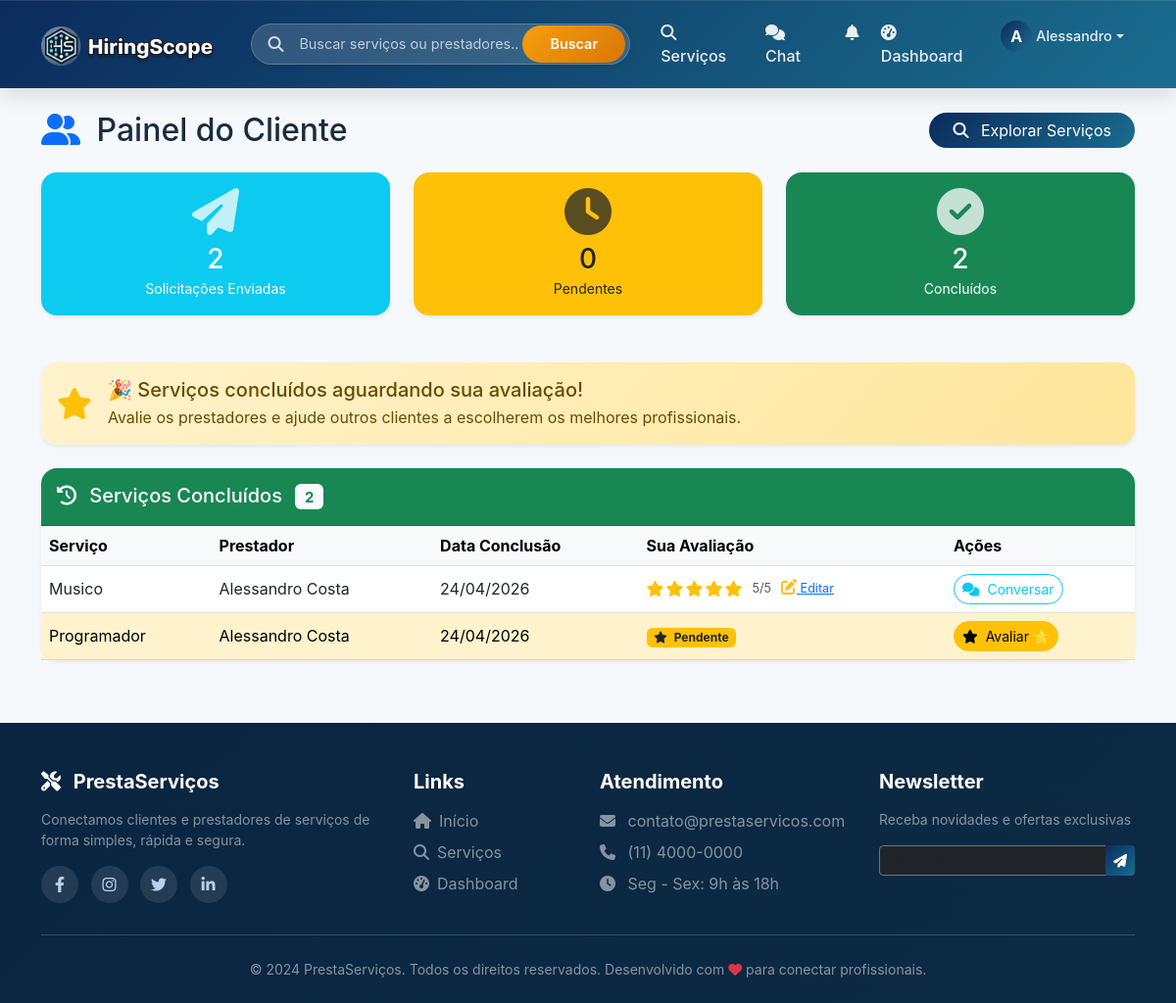
The page /dashboard (signed in) on the database as committed earlier.
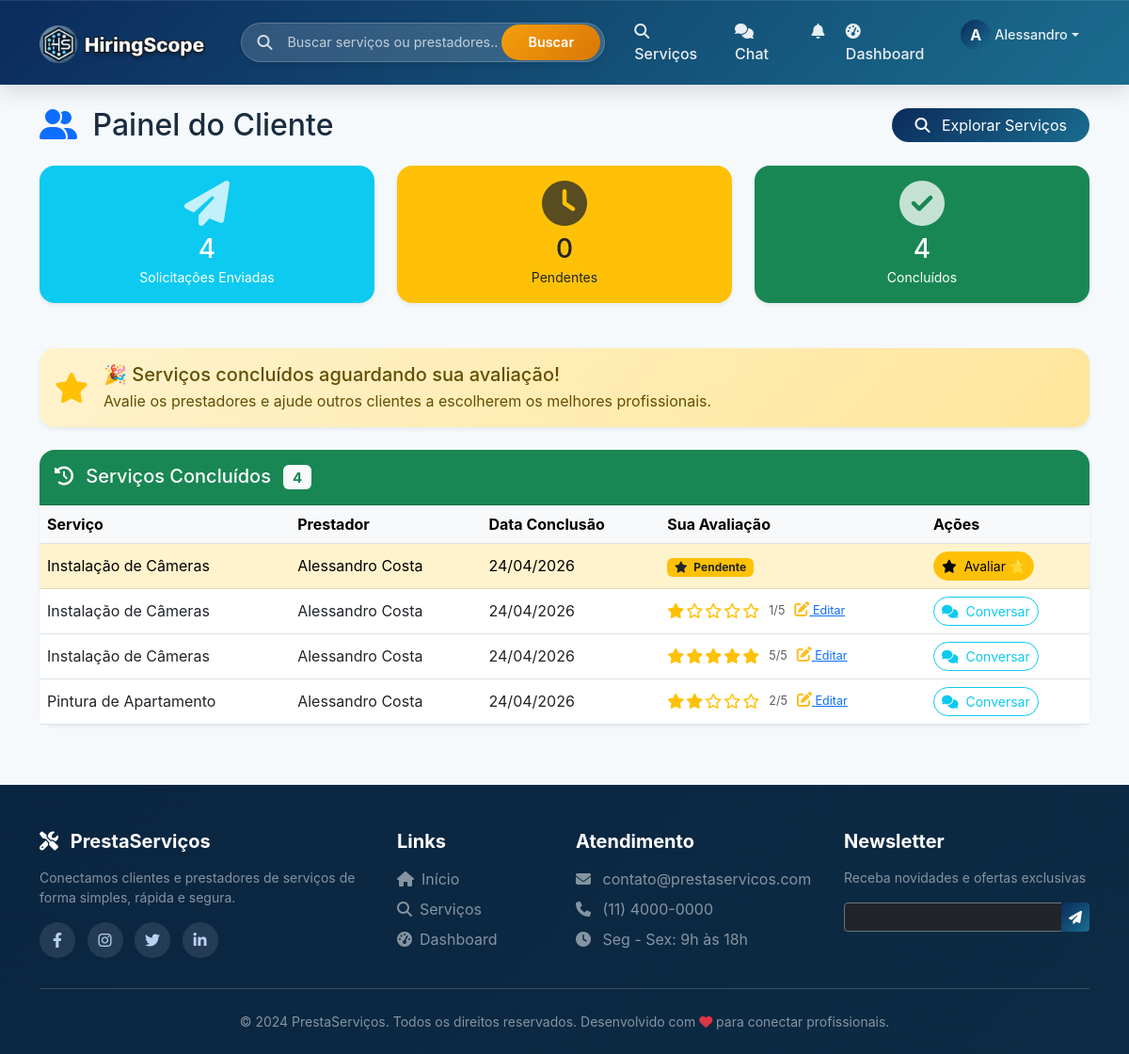
The same page on the database as committed later.
### models.py (models this page shows, shortened)
class Usuario(UserMixin, db.Model):
    __tablename__ = 'usuarios'
    id = db.Column(db.Integer, primary_key=True)
    nome = db.Column(db.String(100), nullable=False)
    email = db.Column(db.String(100), unique=True, nullable=False)
    senha_hash = db.Column(db.String(200), nullable=False)
    telefone = db.Column(db.String(20))
    tipo = db.Column(db.String(20), nullable=False)  # cliente, prestador
    is_admin = db.Column(db.Boolean, default=False)  # NOVO CAMPO
    data_cadastro = db.Column(db.DateTime, default=datetime.utcnow)
    foto_perfil = db.Column(db.String(200), default='default.jpg')
    foto_url = db.Column(db.String(500), nullable=True)  # URL da foto do Google
    descricao = db.Column(db.Text)
    servicos_oferecidos = db.relationship('Servico', back_populates='prestador', lazy=True, overlaps='prestador_rel')
    avaliacoes_recebidas = db.relationship('Avaliacao', foreign_keys='Avaliacao.prestador_id', back_populates='prestador', lazy=True, overlaps='avaliado_rel')
    avaliacoes_feitas = db.relationship('Avaliacao', foreign_keys='Avaliacao.cliente_id', back_populates='cliente', lazy=True, overlaps='avaliador_rel')
    favoritos = db.relationship('Favorito', foreign_keys='Favorito.cliente_id', back_populates='cliente', lazy=True, overlaps='cliente_rel')
    contratos_como_cliente = db.relationship('Contrato', foreign_keys='Contrato.cliente_id', back_populates='cliente', lazy=True, overlaps='cliente_rel')
    contratos_como_prestador = db.relationship('Contrato', foreign_keys='Contrato.prestador_id', back_populates='prestador', lazy=True, overlaps='prestador_rel')

class Contrato(db.Model):
    __tablename__ = 'contratos'
    id = db.Column(db.Integer, primary_key=True)
    cliente_id = db.Column(db.Integer, db.ForeignKey('usuarios.id'), nullable=False)
    prestador_id = db.Column(db.Integer, db.ForeignKey('usuarios.id'), nullable=False)
    servico_id = db.Column(db.Integer, db.ForeignKey('servicos.id'), nullable=False)
    status = db.Column(db.String(20), default='pendente')  # pendente, aceito, em_andamento, concluido, cancelado
    data_solicitacao = db.Column(db.DateTime, default=datetime.utcnow)
    data_aceite = db.Column(db.DateTime, nullable=True)
    data_inicio = db.Column(db.DateTime, nullable=True)
    data_conclusao = db.Column(db.DateTime, nullable=True)
    mensagem_cliente = db.Column(db.Text, nullable=True)
    mensagem_prestador = db.Column(db.Text, nullable=True)
    preco_acordado = db.Column(db.Float, nullable=True)
    cliente = db.relationship('Usuario', foreign_keys=[cliente_id], back_populates='contratos_como_cliente')
    prestador = db.relationship('Usuario', foreign_keys=[prestador_id], back_populates='contratos_como_prestador')
    servico = db.relationship('Servico', foreign_keys=[servico_id], back_populates='contratos')
    avaliacao = db.relationship('Avaliacao', back_populates='contrato', uselist=False, cascade='all, delete-orphan')

class Servico(db.Model):
    __tablename__ = 'servicos'
    id = db.Column(db.Integer, primary_key=True)
    prestador_id = db.Column(db.Integer, db.ForeignKey('usuarios.id'), nullable=False)
    titulo = db.Column(db.String(200), nullable=False)
    descricao = db.Column(db.Text, nullable=False)
    categoria = db.Column(db.String(100))
    tipo_preco = db.Column(db.String(20), default='fixo')  # fixo, hora, dia, metro, consulta
    preco = db.Column(db.Float)
    destaque = db.Column(db.Boolean, default=False)
    destaque_pago = db.Column(db.Boolean, default=False)
    destaque_data_fim = db.Column(db.DateTime, nullable=True)
    data_postagem = db.Column(db.DateTime, default=datetime.utcnow)
    imagem_base64 = db.Column(db.Text, nullable=True)
    prestador = db.relationship('Usuario', foreign_keys=[prestador_id], back_populates='servicos_oferecidos')
    solicitacoes = db.relationship('Solicitacao', back_populates='servico', lazy=True, overlaps='servico_rel')
    avaliacoes = db.relationship('Avaliacao', back_populates='servico', lazy=True, overlaps='servico_rel')
    contratos = db.relationship('Contrato', back_populates='servico', lazy=True, overlaps='servico_rel')

class Avaliacao(db.Model):
    __tablename__ = 'avaliacoes'
    id = db.Column(db.Integer, primary_key=True)
    contrato_id = db.Column(db.Integer, db.ForeignKey('contratos.id'), nullable=False)  # link com contrato
    cliente_id = db.Column(db.Integer, db.ForeignKey('usuarios.id'), nullable=False)
    prestador_id = db.Column(db.Integer, db.ForeignKey('usuarios.id'), nullable=False)
    servico_id = db.Column(db.Integer, db.ForeignKey('servicos.id'), nullable=True)  # Opcional
    nota = db.Column(db.Integer, nullable=False)
    comentario = db.Column(db.Text)
    qualidade = db.Column(db.Integer, nullable=True)
    pontualidade = db.Column(db.Integer, nullable=True)
    comunicacao = db.Column(db.Integer, nullable=True)
    preco_justo = db.Column(db.Integer, nullable=True)
    data_avaliacao = db.Column(db.DateTime, default=datetime.utcnow)
    editado = db.Column(db.Boolean, default=False)
    data_edicao = db.Column(db.DateTime, nullable=True)
    cliente = db.relationship('Usuario', foreign_keys=[cliente_id], back_populates='avaliacoes_feitas')
    prestador = db.relationship('Usuario', foreign_keys=[prestador_id], back_populates='avaliacoes_recebidas')
    servico = db.relationship('Servico', foreign_keys=[servico_id], back_populates='avaliacoes')
    contrato = db.relationship('Contrato', foreign_keys=[contrato_id], back_populates='avaliacao')
    def pode_editar(self, usuario_id):
        if self.cliente_id == usuario_id:
            dias_passados = (datetime.utcnow() - self.data_avaliacao).days
            return dias_passados <= 7
        return False

### routes/main_routes.py (the view)
@main_bp.route('/dashboard')
@login_required
def dashboard():
    from models import Contrato
    if current_user.tipo == 'prestador':
        servicos = Servico.query.filter_by(prestador_id=current_user.id).order_by(Servico.data_postagem.desc()).all()
        contratos = Contrato.query.filter_by(prestador_id=current_user.id).order_by(Contrato.data_solicitacao.desc()).all()
        return render_template('dashboard_prestador.html',
                             servicos=servicos,
                             contratos=contratos,
                             contratos_pendentes=[c for c in contratos if c.status == 'pendente'],
                             contratos_andamento=[c for c in contratos if c.status in ['aceito', 'em_andamento']],
                             contratos_concluidos=[c for c in contratos if c.status == 'concluido'],
                             media_avaliacoes=current_user.media_avaliacoes())
    else:
        contratos = Contrato.query.filter_by(cliente_id=current_user.id).order_by(Contrato.data_solicitacao.desc()).all()
        return render_template('dashboard_cliente.html',
                             contratos=contratos,
                             contratos_pendentes=[c for c in contratos if c.status == 'pendente'],
                             contratos_andamento=[c for c in contratos if c.status in ['aceito', 'em_andamento']],
                             contratos_concluidos=[c for c in contratos if c.status == 'concluido'])

### templates/dashboard_cliente.html (shortened to what this page needs)
{% extends "base.html" %}
{% block content %}
<div class="container mt-4">
    <div class="d-flex justify-content-between align-items-center mb-4 flex-wrap gap-3">
        <h2 class="mb-0">
            <i class="fas fa-user-friends me-2 text-primary"></i>
            Painel do Cliente
        </h2>
        <a href="/servicos" class="btn btn-primary rounded-pill px-4">
            <i class="fas fa-search me-2"></i> Explorar Serviços
        </a>
    </div>
    <div class="row g-4 mb-5">
        <div class="col-md-4">
            <div class="card shadow-sm border-0 rounded-4 bg-info text-white">
                <div class="card-body text-center">
                    <i class="fas fa-paper-plane fa-3x mb-2 opacity-75"></i>
                    <h3 class="mb-0">{{ total_contratos|default(contratos|length) }}</h3>
                    <small>Solicitações Enviadas</small>
                </div>
            </div>
        </div>
        <div class="col-md-4">
            <div class="card shadow-sm border-0 rounded-4 bg-warning text-dark">
                <div class="card-body text-center">
                    <i class="fas fa-clock fa-3x mb-2 opacity-75"></i>
                    <h3 class="mb-0">{{ contratos_pendentes|length }}</h3>
                    <small>Pendentes</small>
                </div>
            </div>
        </div>
        <div class="col-md-4">
            <div class="card shadow-sm border-0 rounded-4 bg-success text-white">
                <div class="card-body text-center">
                    <i class="fas fa-check-circle fa-3x mb-2 opacity-75"></i>
                    <h3 class="mb-0">{{ contratos_concluidos|length }}</h3>
                    <small>Concluídos</small>
                </div>
            </div>
        </div>
    </div>
    {% set aguardando_avaliacao = [] %}
    {% for contrato in contratos_concluidos %}
        {% if not contrato.avaliacao %}
            {% set _ = aguardando_avaliacao.append(contrato) %}
        {% endif %}
    {% endfor %}
    {% if aguardando_avaliacao %}
    <div class="alert alert-warning shadow-sm rounded-4 mb-4 border-0" role="alert">
        <div class="d-flex align-items-center">
            <i class="fas fa-star fa-2x me-3 text-warning"></i>
            <div>
                <h5 class="mb-1">🎉 Serviços concluídos aguardando sua avaliação!</h5>
                <p class="mb-0">Avalie os prestadores e ajude outros clientes a escolherem os melhores profissionais.</p>
            </div>
        </div>
    </div>
    {% endif %}
    {% if contratos_concluidos %}
    <div class="card shadow-sm border-0 rounded-4 mb-5">
        <div class="card-header bg-success text-white rounded-top-4 py-3">
            <h5 class="mb-0">
                <i class="fas fa-history me-2"></i>
                Serviços Concluídos
                <span class="badge bg-light text-success ms-2">{{ contratos_concluidos|length }}</span>
            </h5>
        </div>
        <div class="card-body p-0">
            <div class="table-responsive">
                <table class="table table-hover mb-0">
                    <thead class="table-light">
                        <tr>
                            <th>Serviço</th>
                            <th>Prestador</th>
                            <th>Data Conclusão</th>
                            <th>Sua Avaliação</th>
                            <th>Ações</th>
                        </tr>
                    </thead>
                    <tbody>
                        {% for contrato in contratos_concluidos %}
                        <tr class="{% if not contrato.avaliacao %}table-warning{% endif %}">
                            <td>{{ contrato.servico.titulo }}</td>
                            <td>{{ contrato.prestador.nome }}</td>
                            <td>{{ contrato.data_conclusao.strftime('%d/%m/%Y') if contrato.data_conclusao else '-' }}</td>
                            <td>
                                {% if contrato.avaliacao %}
                                    <div class="rating">
                                        {% for i in range(5) %}
                                            {% if i < contrato.avaliacao.nota %}
                                                <i class="fas fa-star text-warning"></i>
                                            {% else %}
                                                <i class="far fa-star text-warning"></i>
                                            {% endif %}
                                        {% endfor %}
                                        <span class="ms-2 small text-muted">{{ contrato.avaliacao.nota }}/5</span>
                                        {% if contrato.avaliacao.pode_editar(current_user.id) %}
                                            <a href="{{ url_for('contrato.editar_avaliacao', avaliacao_id=contrato.avaliacao.id) }}" class="ms-2 small">
                                                <i class="fas fa-edit"></i> Editar
                                            </a>
                                        {% endif %}
                                    </div>
                                {% else %}
                                    <span class="badge bg-warning text-dark">
                                        <i class="fas fa-star me-1"></i> Pendente
                                    </span>
                                {% endif %}
                            </td>
                            <td>
                                {% if not contrato.avaliacao %}
                                    <a href="{{ url_for('contrato.avaliar_servico', contrato_id=contrato.id) }}"
                                       class="btn btn-sm btn-warning rounded-pill">
                                        <i class="fas fa-star me-1"></i> Avaliar ⭐
                                    </a>
                                {% else %}
                                    <button onclick="iniciarChat({{ contrato.prestador.id }}, '{{ contrato.prestador.nome|replace("'", "\\'") }}')"
                                            class="btn btn-sm btn-outline-info rounded-pill">
                                        <i class="fas fa-comments me-1"></i> Conversar
                                    </button>
                                {% endif %}
                            </td>
                        </tr>
                        {% endfor %}
                    </tbody>
                </table>
            </div>
        </div>
    </div>
    {% endif %}
</div>
{% endblock %}

### templates/components/base/navbar.html (shortened to what this page needs)
<nav class="navbar navbar-expand-lg navbar-dark sticky-top">
    <div class="container">
        <a class="navbar-brand" href="{{ url_for('main.index') }}">
            <img src="{{ url_for('static', filename='img/logo.png') }}"
                 alt="PrestaServiços"
                 class="navbar-logo"
                 style="height: 42px;"
                 onerror="this.onerror=null; this.parentNode.innerHTML='<i class=\'fas fa-tools me-2\'></i> PrestaServiços';">
        </a>
        <div class="search-bar-desktop d-none d-lg-block">
            <div class="search-bar-wrapper">
                <div class="search-icon"><i class="fas fa-search"></i></div>
                <input type="text" id="globalSearchInput" class="search-input" placeholder="Buscar serviços ou prestadores...">
                <button id="globalSearchBtn" class="search-btn">Buscar</button>
            </div>
        </div>
        <div class="collapse navbar-collapse" id="navbarNav">
            <ul class="navbar-nav ms-auto">
                <li class="nav-item">
                    <a class="nav-link" href="{{ url_for('servico.lista') }}">
                        <i class="fas fa-search me-1"></i> Serviços
                    </a>
                </li>
                {% if current_user.is_authenticated %}
                    <li class="nav-item position-relative">
                        <a class="nav-link chat-link" href="{{ url_for('chat.index') }}">
                            <i class="fas fa-comments me-1"></i> Chat
                        </a>
                    </li>
                    <li class="nav-item dropdown">
                        <a class="nav-link" href="#" id="notificationDropdown" role="button" data-bs-toggle="dropdown">
                            <i class="fas fa-bell"></i>
                        </a>
                    </li>
                    <li class="nav-item">
                        <a class="nav-link" href="{{ url_for('main.dashboard') }}">
                            <i class="fas fa-tachometer-alt me-1"></i> Dashboard
                        </a>
                    </li>
                    <li class="nav-item dropdown">
                        <a class="nav-link dropdown-toggle d-flex align-items-center" href="#" id="userDropdown" role="button" data-bs-toggle="dropdown">
                            {% if current_user.foto_url %}
                                <div class="user-avatar-nav-placeholder" style="display: none;">{{ current_user.nome[0]|upper }}</div>
                            {% else %}
                                <div class="user-avatar-nav-placeholder">{{ current_user.nome[0]|upper }}</div>
                            {% endif %}
                            <span class="user-name-nav ms-1">{{ current_user.nome.split()[0] }}</span>
                        </a>
                    </li>
                {% endif %}
            </ul>
        </div>
    </div>
</nav>

Rows that differ between the two databases and show on the page:
added Contrato: servico.titulo "Instalação de Câmeras", prestador.nome "Alessandro Costa", data_conclusao "24/04/2026", shows "Pendente"
added Contrato: servico.titulo "Instalação de Câmeras", prestador.nome "Alessandro Costa", data_conclusao "24/04/2026", avaliacao.nota "1"
changed through a linked row, Contrato (number 3 of 4 on the later page): servico.titulo "Musico" → "Instalação de Câmeras"
changed through a linked row, Contrato: servico.titulo "Programador" → "Pintura de Apartamento"; avaliacao.nota (not shown) → "2"; text "Pendente Avaliar ⭐" → "/5 Editar Conversar"
Other text that changed with them:
{{ total_contratos|default(contratos|length) }}: "2" → "4"
{{ contratos_concluidos|length }}: "2" → "4"
